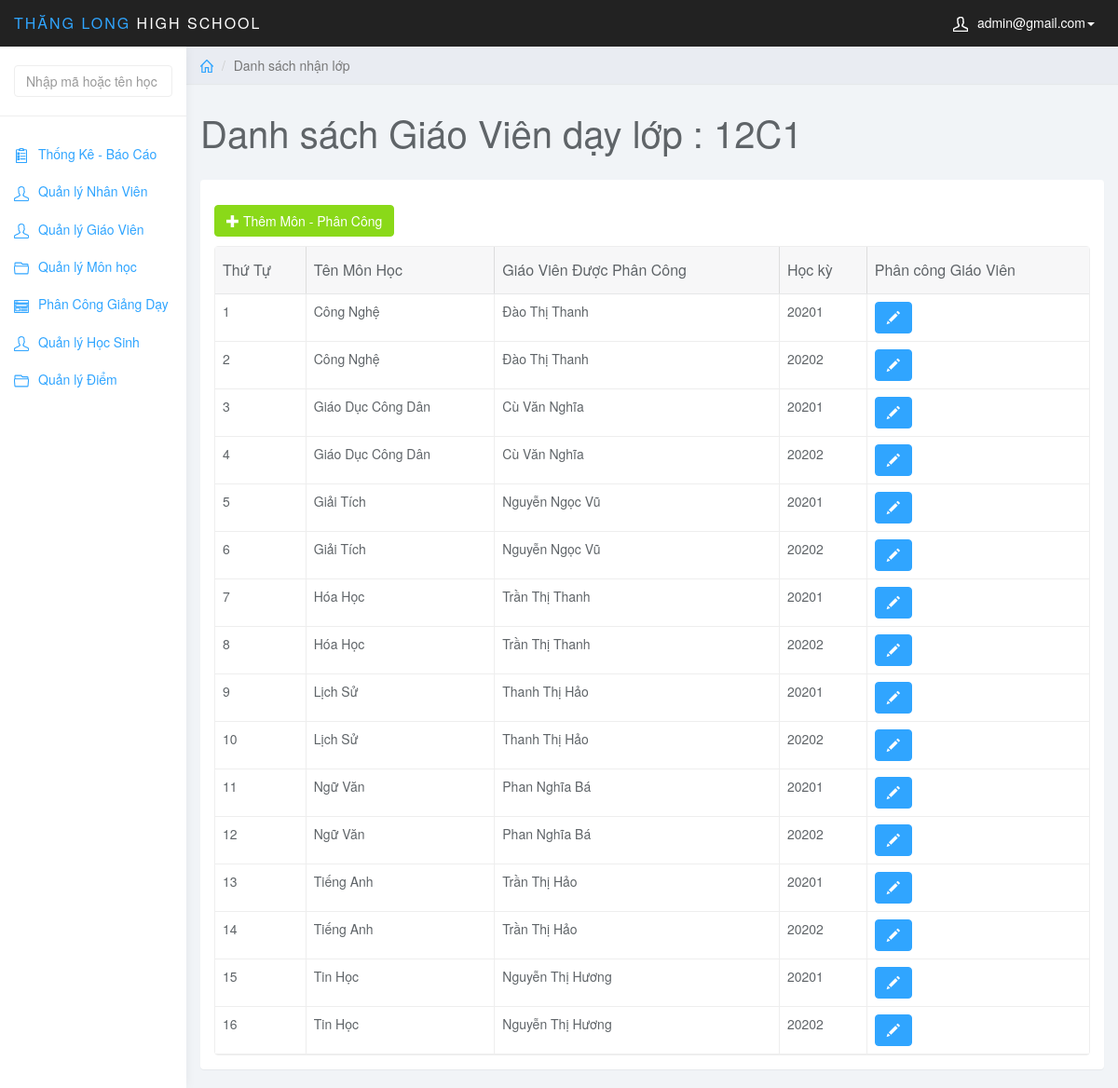
/admin/index.php?page=list_mon&id_class=201 (signed in), run on the app's committed database.
### tables this page shows
CREATE TABLE `lophoc` (
  `MaLopHoc` varchar(10) NOT NULL,
  `Tenlophoc` varchar(20) NOT NULL,
  `KhoiHoc` varchar(10) NOT NULL,
  PRIMARY KEY (`MaLopHoc`)
);

CREATE TABLE `dayhoc` (
  `MaDayHoc` int(5) NOT NULL AUTO_INCREMENT,
  `MaMonHoc` varchar(5) NOT NULL,
  `MaGV` int(6) NOT NULL,
  `MaLopHoc` varchar(10) NOT NULL,
  `MaHocKy` varchar(5) NOT NULL,
  `MoTaPhanCong` varchar(50) NOT NULL,
  PRIMARY KEY (`MaDayHoc`),
  KEY `fk_day_monhoc` (`MaMonHoc`),
  KEY `fk_day_gv` (`MaGV`),
  KEY `fk_day_hocky` (`MaHocKy`),
  KEY `fk_day_lophoc` (`MaLopHoc`),
  CONSTRAINT `fk_day_gv` FOREIGN KEY (`MaGV`) REFERENCES `giaovien` (`MaGV`),
  CONSTRAINT `fk_day_hocky` FOREIGN KEY (`MaHocKy`) REFERENCES `hocky` (`MaHocKy`),
  CONSTRAINT `fk_day_lophoc` FOREIGN KEY (`MaLopHoc`) REFERENCES `lophoc` (`MaLopHoc`),
  CONSTRAINT `fk_day_monhoc` FOREIGN KEY (`MaMonHoc`) REFERENCES `monhoc` (`MaMonHoc`)
);

CREATE TABLE `monhoc` (
  `MaMonHoc` varchar(5) NOT NULL,
  `TenMonHoc` varchar(20) NOT NULL,
  `SoTiet` int(20) NOT NULL,
  `HeSoMonHoc` int(1) NOT NULL,
  PRIMARY KEY (`MaMonHoc`)
);

CREATE TABLE `giaovien` (
  `MaGV` int(6) NOT NULL,
  `MaMonHoc` varchar(5) NOT NULL,
  `TenGV` varchar(50) NOT NULL,
  `DiaChi` varchar(50) NOT NULL,
  `SDT` varchar(11) NOT NULL,
  `gv_mail` varchar(50) NOT NULL,
  `gv_pass` varchar(50) NOT NULL,
  PRIMARY KEY (`MaGV`),
  UNIQUE KEY `SDT` (`SDT`),
  KEY `fk_gv_mh` (`MaMonHoc`),
  CONSTRAINT `fk_gv_mh` FOREIGN KEY (`MaMonHoc`) REFERENCES `monhoc` (`MaMonHoc`)
);

### admin/list_mon.php (the view, shortened to what this page needs)
<?php
$class_id = $_GET['id_class'];
$sql_lophoc = "SELECT * FROM dayhoc JOIN monhoc ON dayhoc.MaMonHoc = monhoc.MaMonHoc JOIN giaovien ON dayhoc.MaGV = giaovien.MaGV JOIN lophoc ON dayhoc.MaLopHoc = lophoc.MaLopHoc WHERE dayhoc.MaLopHoc = '$class_id'";
$query_lophoc = mysqli_query($conn, $sql_lophoc);
$row_lophoc = mysqli_fetch_assoc($query_lophoc);
?>
<div class="col-sm-9 col-sm-offset-3 col-lg-10 col-lg-offset-2 main">
    <div class="row">
        <ol class="breadcrumb">
            <li><a href="index.php"><svg class="glyph stroked home">
                        <use xlink:href="#stroked-home"></use>
                    </svg></a></li>
            <li class="active">Danh sách nhận lớp</li>
        </ol>
    </div>
    <div class="row">
        <div class="col-lg-12">
            <h1 class="page-header">Danh sách Giáo Viên dạy lớp : <?php echo $row_lophoc['Tenlophoc']; ?></h1>
        </div>
    </div>
    <div id="toolbar" class="btn-group">
        <a href="index.php?page=add_mon&id_class=<?php echo $class_id; ?>" class="btn btn-success">
            <i class="glyphicon glyphicon-plus"></i> Thêm Môn - Phân Công
        </a>
    </div>
    <div class="row">
        <div class="col-lg-12">
            <div class="panel panel-default">
                <div class="panel-body">
                    <table data-toolbar="#toolbar" data-toggle="table">
                        <thead>
                            <tr>
                                <th>Thứ Tự</th>
                                <th data-field="id" data-sortable="true">Tên Môn Học</th>
                                <th data-field="name" data-sortable="true">Giáo Viên Được Phân Công</th>
                                <th>Học kỳ</th>
                                <th data-field="price" data-sortable="true">Phân công Giáo Viên</th>
                            </tr>
                        </thead>
                        <tbody>
                            <?php
                            $sql_view = "SELECT * FROM dayhoc JOIN monhoc ON dayhoc.MaMonHoc = monhoc.MaMonHoc JOIN giaovien ON dayhoc.MaGV = giaovien.MaGV WHERE dayhoc.MaLopHoc = '$class_id'";
                            $query_view = mysqli_query($conn, $sql_view);
                            $i = 1;
                            while ($row_view = mysqli_fetch_assoc($query_view)) {
                            ?>
                            <tr>
                                <td><?php echo $i++; ?></td>
                                <td style=""><?php echo $row_view['TenMonHoc'] ?></td>
                                <td style=""><?php echo $row_view['TenGV'] ?></td>
                                <td><?php echo $row_view['MaHocKy'] ?></td>
                                <td class="form-group">
                                    <a href="index.php?page=edit_mon&id_mon=<?php echo $row_view['MaMonHoc']; ?>&id_class=<?php echo $class_id; ?>"
                                        class="btn btn-primary"><i class="glyphicon glyphicon-pencil"></i></a>
                                </td>
                            </tr>
                            <?php } ?>
                        </tbody>
                    </table>
                </div>
            </div>
        </div>
    </div>
</div>

### admin/css/styles.css (style rules this page uses)
body { background: #f1f4f7; padding-top: 50px; color: #5f6468; }
a, a:hover, a:focus { color: #30a5ff; }
h1, h2, h3, h4, h5, h6 { color: #5f6468; }
h1 { font-weight: 300; font-size: 40px; }
.btn-primary, .btn-primary:hover, .btn-primary:focus, .btn-primary:active, .btn-primary.active, .open > .dropdown-toggle.btn-primary, .btn-primary.disabled, .btn-primary[disabled], fieldset[disabled] .btn-primary, .btn-primary.disabled:hover, .btn-primary[disabled]:hover, fieldset[disabled] .btn-primary:hover, .btn-primary.disabled:focus, .btn-primary[disabled]:focus, fieldset[disabled] .btn-primary:focus, .btn-primary.disabled:active, .btn-primary[disabled]:active, fieldset[disabled] .btn-primary:active, .btn-primary.disabled.active, .btn-primary[disabled].active, fieldset[disabled] .btn-primary.active { background-color: #30a5ff; border-color: #30a5ff; }
.btn-success, .btn-success:hover, .btn-success:focus, .btn-success:active, .btn-success.active, .open > .dropdown-toggle.btn-success, .btn-success.disabled, .btn-success[disabled], fieldset[disabled] .btn-success, .btn-success.disabled:hover, .btn-success[disabled]:hover, fieldset[disabled] .btn-success:hover, .btn-success.disabled:focus, .btn-success[disabled]:focus, fieldset[disabled] .btn-success:focus, .btn-success.disabled:active, .btn-success[disabled]:active, fieldset[disabled] .btn-success:active, .btn-success.disabled.active, .btn-success[disabled].active, fieldset[disabled] .btn-success.active { background-color: #8ad919; border-color: #8ad919; }
.panel { border: 0; }
.breadcrumb { border-radius: 0; padding: 10px 15px; background: #e9ecf2; box-shadow: 0 1px 1px rgba(0, 0, 0, .05); margin: 0 ; }
h1.page-header { margin-top: 30px; border-bottom: 0; }
.table { background: #fff; }
.breadcrumb .glyph { height: 14px; width: 14px; margin: -2px 0 0 0; stroke-width: 4px; }

### data on the page
lophoc: Tenlophoc "12C1"
dayhoc: MaMonHoc.TenMonHoc "Công Nghệ", MaGV.TenGV "Đào Thị Thanh", MaHocKy "20201"
dayhoc: MaMonHoc.TenMonHoc "Công Nghệ", MaGV.TenGV "Đào Thị Thanh", MaHocKy "20202"
dayhoc: MaMonHoc.TenMonHoc "Giáo Dục Công Dân", MaGV.TenGV "Cù Văn Nghĩa", MaHocKy "20201"
dayhoc: MaMonHoc.TenMonHoc "Giáo Dục Công Dân", MaGV.TenGV "Cù Văn Nghĩa", MaHocKy "20202"
dayhoc: MaMonHoc.TenMonHoc "Giải Tích", MaGV.TenGV "Nguyễn Ngọc Vũ", MaHocKy "20201"
dayhoc: MaMonHoc.TenMonHoc "Giải Tích", MaGV.TenGV "Nguyễn Ngọc Vũ", MaHocKy "20202"
dayhoc: MaMonHoc.TenMonHoc "Hóa Học", MaGV.TenGV "Trần Thị Thanh", MaHocKy "20201"
dayhoc: MaMonHoc.TenMonHoc "Hóa Học", MaGV.TenGV "Trần Thị Thanh", MaHocKy "20202"
dayhoc: MaMonHoc.TenMonHoc "Lịch Sử", MaGV.TenGV "Thanh Thị Hảo", MaHocKy "20201"
dayhoc: MaMonHoc.TenMonHoc "Lịch Sử", MaGV.TenGV "Thanh Thị Hảo", MaHocKy "20202"
dayhoc: MaMonHoc.TenMonHoc "Ngữ Văn", MaGV.TenGV "Phan Nghĩa Bá", MaHocKy "20201"
dayhoc: MaMonHoc.TenMonHoc "Ngữ Văn", MaGV.TenGV "Phan Nghĩa Bá", MaHocKy "20202"
dayhoc: MaMonHoc.TenMonHoc "Tiếng Anh", MaGV.TenGV "Trần Thị Hảo", MaHocKy "20201"
dayhoc: MaMonHoc.TenMonHoc "Tiếng Anh", MaGV.TenGV "Trần Thị Hảo", MaHocKy "20202"
dayhoc: MaMonHoc.TenMonHoc "Tin Học", MaGV.TenGV "Nguyễn Thị Hương", MaHocKy "20201"
dayhoc: MaMonHoc.TenMonHoc "Tin Học", MaGV.TenGV "Nguyễn Thị Hương", MaHocKy "20202"

### other printed values
$_SESSION['mail_user'] "admin@gmail.com"
